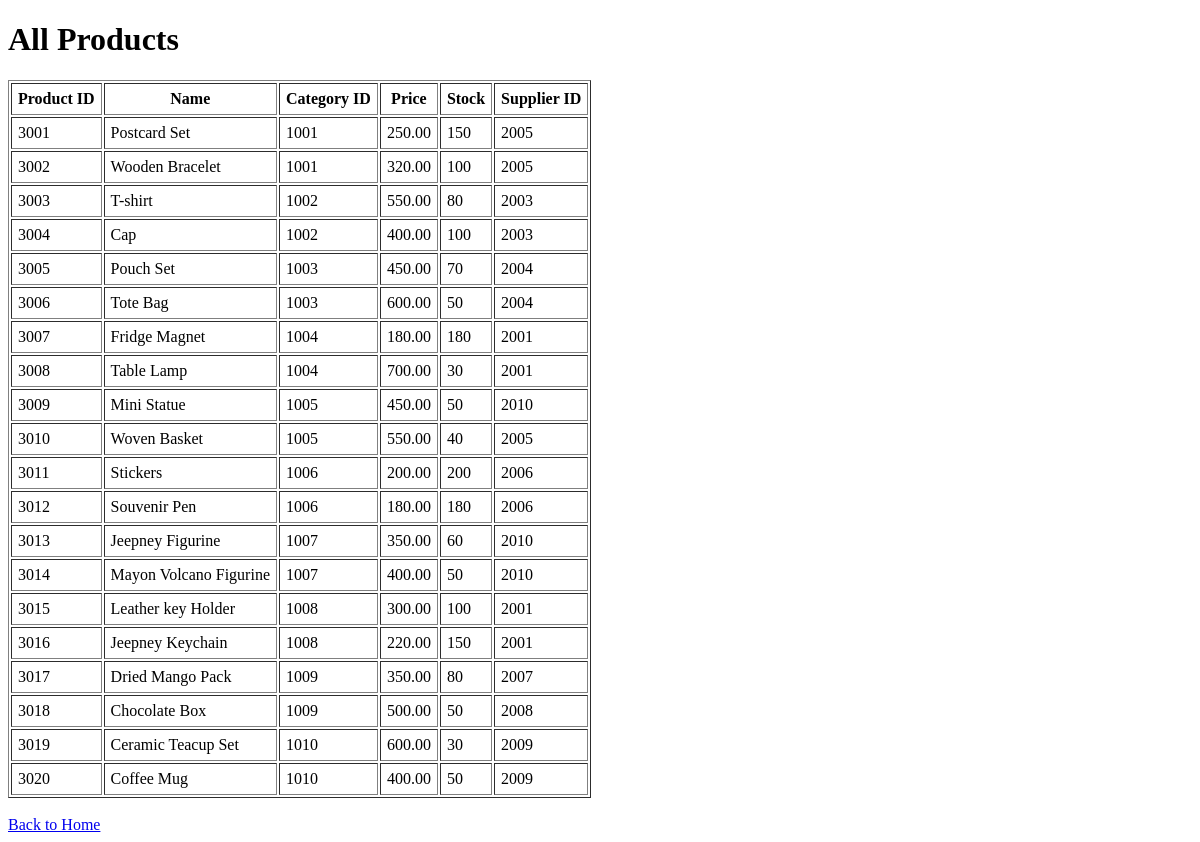
The app's page /bin/gui/viewproducts.php, older data.
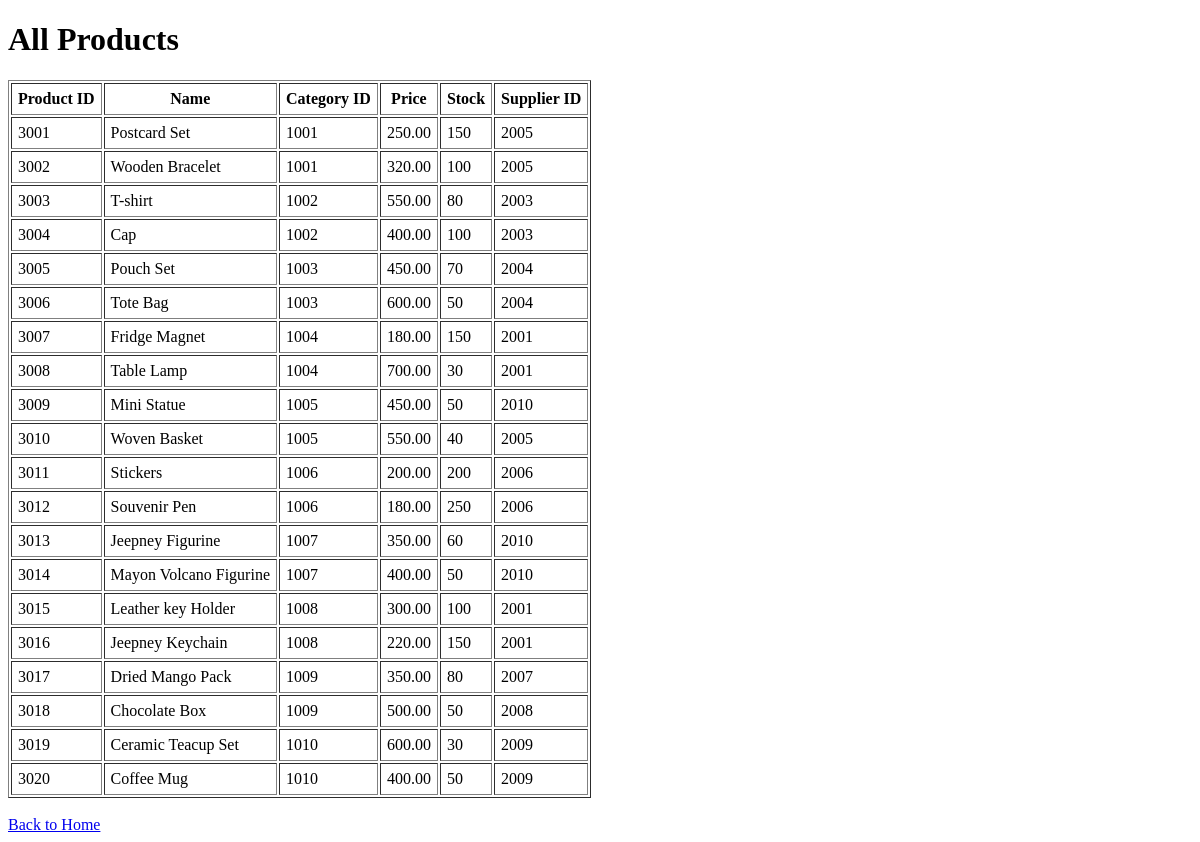
The same page, newer data.
### tables this page shows
CREATE TABLE products (
    product_id INT AUTO_INCREMENT PRIMARY KEY,
    product_name VARCHAR(100) NOT NULL,
    category_id INT,
    price DECIMAL(10,2) NOT NULL,
    quantity_in_stock INT NOT NULL,
    supplier_id INT,
    FOREIGN KEY (category_id) REFERENCES categories(category_id),
    FOREIGN KEY (supplier_id) REFERENCES suppliers(supplier_id)
) AUTO_INCREMENT = 3001;

### bin/gui/viewproducts.php (the view, shortened to what this page needs)
<?php include("database.php"); ?>
<!DOCTYPE html>
<html lang="en">
<head>
</head>
<body>
    <h1>All Products</h1>
    <table border="1" cellpadding="6">
        <tr>
            <th>Product ID</th>
            <th>Name</th>
            <th>Category ID</th>
            <th>Price</th>
            <th>Stock</th>
            <th>Supplier ID</th>
        </tr>
        <?php
            $query = "SELECT * FROM products";
            $result = mysqli_query($conn, $query);
            while ($row = mysqli_fetch_assoc($result)) {
                echo "<tr>";
                echo "<td>".$row['product_id']."</td>";
                echo "<td>".$row['product_name']."</td>";
                echo "<td>".$row['category_id']."</td>";
                echo "<td>".$row['price']."</td>";
                echo "<td>".$row['quantity_in_stock']."</td>";
                echo "<td>".$row['supplier_id']."</td>";
                echo "</tr>";
            }
        ?>
    </table>
    <br><a href="index.php">Back to Home</a>
</body>
</html>

Row changes from the older to the newer data that the page shows:
changed products "Fridge Magnet": quantity_in_stock "180" → "150"
changed products "Souvenir Pen": quantity_in_stock "180" → "250"
